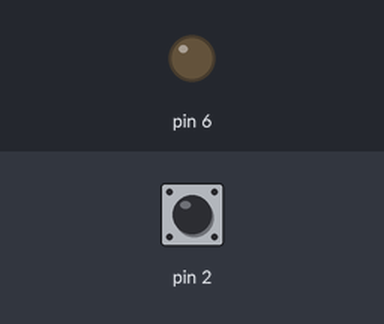
The sketch below on a simulated Arduino Uno, built with avr-gcc and run on an emulated ATmega328P. On the bench: output pins drawn as LEDs (lit = HIGH). The test bench sets the inputs (shaded band); at power-on: pin 2 HIGH.

Above: at 1.2 s.
1.3 s: pin 2 pulled LOW for 1 s
At 3.4 s:
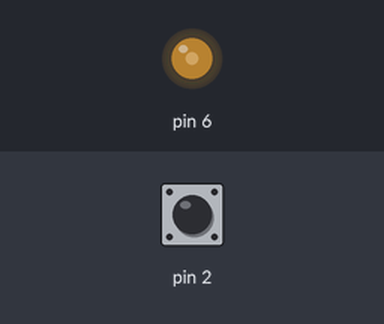
3.8 s: pin 2 pulled LOW for 0.25 s
At 4.9 s:
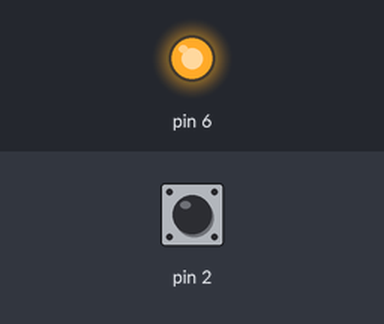
5.5 s: pin 2 pulled LOW for 3.2 s
At 6.1 s:
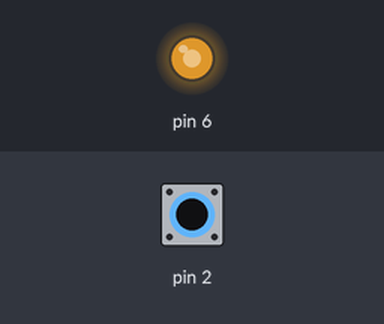
Timing chart, 0 to 10.1 s (numbered marks = the images above; inputs shaded):
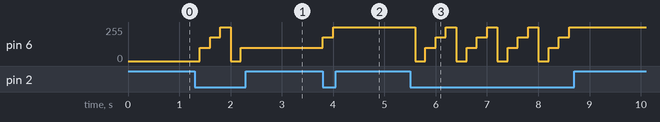

The sketch:

LED_Brightness_Increase_OnEveryPress.ino
```cpp
// Press the switch(Push Button) to increase LED brightness:

int count=0;

void setup() {
  pinMode(2, INPUT_PULLUP);
  pinMode(6, OUTPUT);
}

void loop() {
  int val=digitalRead(2);

  if (val==0){
    count = count+1;
  }
  if(count==1){
    analogWrite(6,100);
  }
  else if(count==2){
    analogWrite(6,180);
  }
  else if(count==3){
    analogWrite(6,255);
  }
  else{
    analogWrite(6,0);
    count = 0;
  }
  delay(200);

}
```

Measured:
- after the input at 1.3 s, pin 6: 0/255 → 100/255 after 0.10 s, → 180/255 0.20 s later, → 255/255 0.20 s later, → 0/255 0.20 s later, … (5 changes in this stretch)
- after the input at 3.8 s, pin 6: 100/255 → 180/255 at once, → 255/255 0.20 s later
- after the input at 5.5 s, pin 6: 255/255 → 0/255 after 0.10 s, then repeats every 0.80 s: 100/255 0.20 s, 180/255 0.20 s, 255/255 0.20 s, 0/255 0.20 s, until it stays 255/255 from 8.6 s
